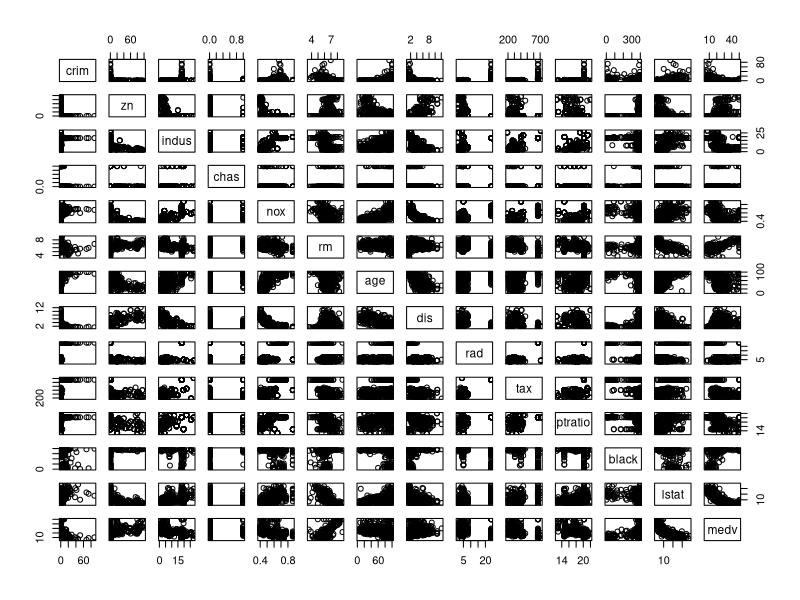
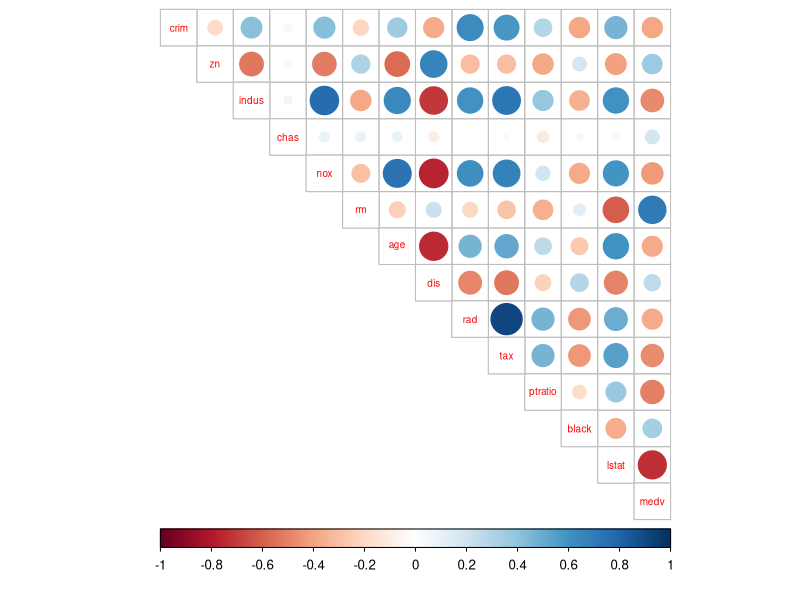
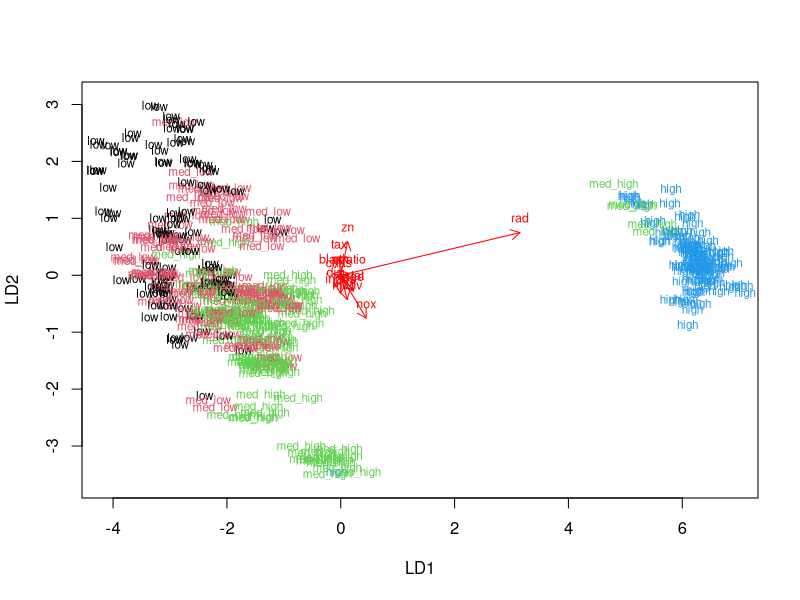
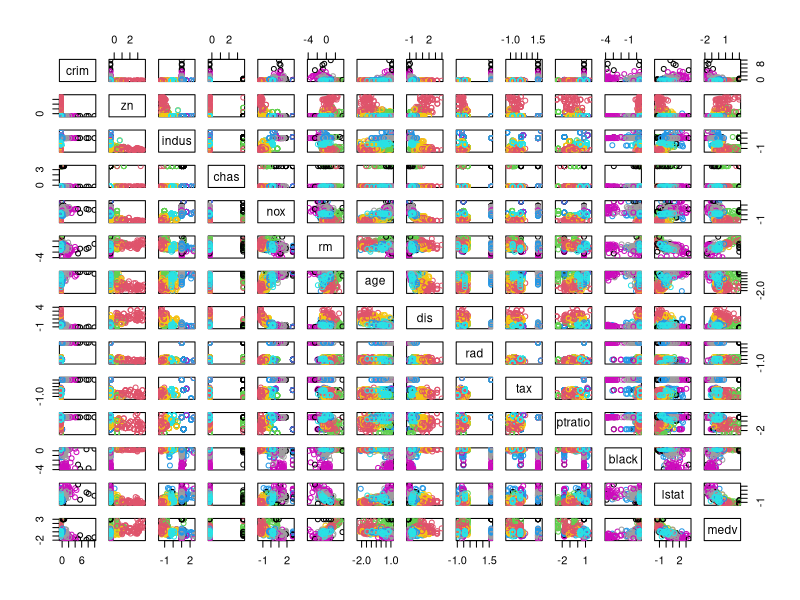
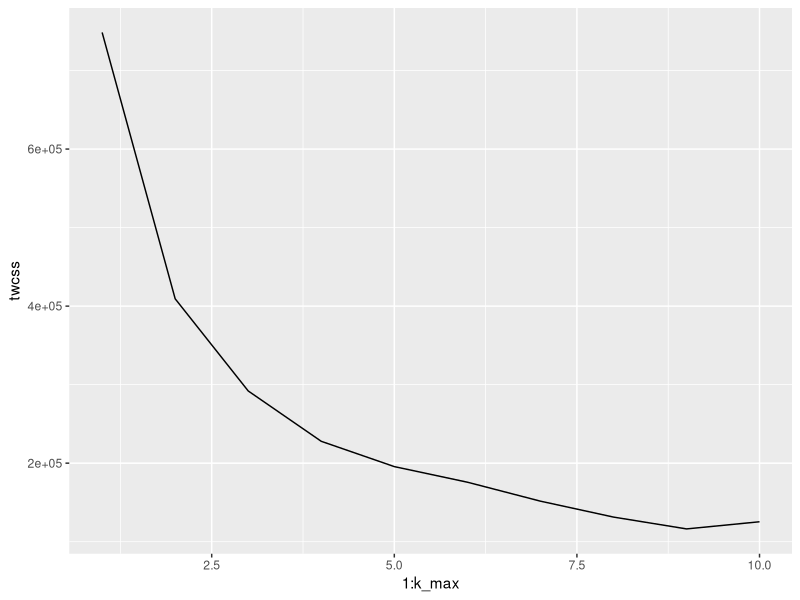
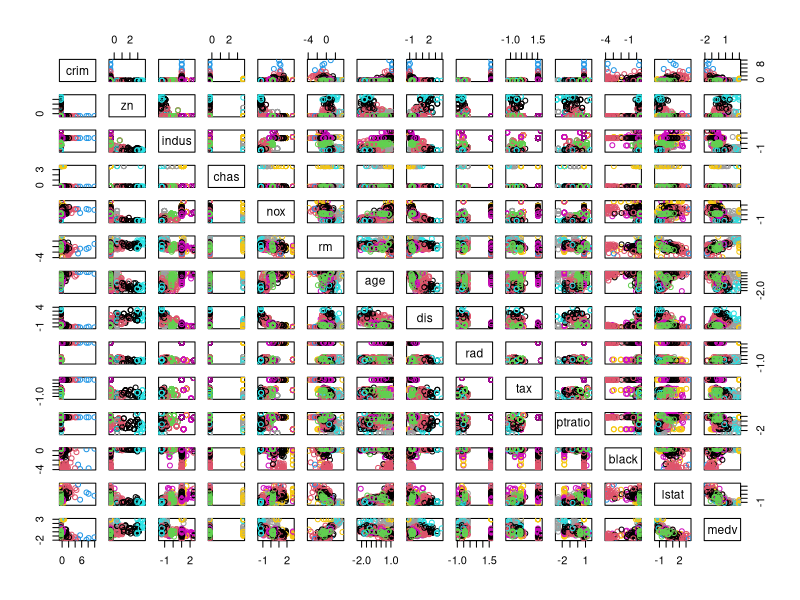

Generate these figures, in order, with R:
## ---- chunk 1
library(MASS)
data("Boston")
## ---- chunk 2
str(Boston)
dim(Boston)
## ---- chunk 3
pairs(Boston)
## ---- chunk 4
summary(Boston)
## ---- chunk 5
library(tidyverse)
cor_matrix<-cor(Boston) %>% round(digits = 2)
cor_matrix
## ---- chunk 6
library(corrplot)
corrplot(cor_matrix, method="circle", type = "upper", cl.pos = "b", tl.pos = "d", tl.cex = 0.6)
## ---- chunk 7
boston_scaled <- scale(Boston)
summary(boston_scaled)
boston_scaled <- as.data.frame(boston_scaled)
## ---- chunk 8
bins <- quantile(c(boston_scaled$crim))
crime <- cut(boston_scaled$crim, breaks = bins, include.lowest = TRUE, label = c("low", "med_low", "med_high", "high"))
table(crime)
## ---- chunk 9
library(dplyr)
boston_scaled <- dplyr::select(boston_scaled, -crim)
boston_scaled <- data.frame(boston_scaled, crime)
str(boston_scaled)
## ---- chunk 10
n <- nrow(boston_scaled)
ind <- sample(n,  size = n * 0.8)
train <- boston_scaled[ind,]
test <- boston_scaled[-ind,]
## ---- chunk 11
str(train); dim(train)
str(test); dim(test)
## ---- chunk 12
lda.fit <- lda(crime ~ ., data = train)
lda.fit
## ---- chunk 13
lda.arrows <- function(x, myscale = 1, arrow_heads = 0.1, color = "red", tex = 0.75, choices = c(1,2)){
  heads <- coef(x)
  arrows(x0 = 0, y0 = 0, 
         x1 = myscale * heads[,choices[1]], 
         y1 = myscale * heads[,choices[2]], col=color, length = arrow_heads)
  text(myscale * heads[,choices], labels = row.names(heads), 
       cex = tex, col=color, pos=3)
}
classes <- as.numeric(train$crime)
plot(lda.fit, dimen = 2, col = classes, pch = classes)
lda.arrows(lda.fit, myscale = 1)
## ---- chunk 14
correct_classes <- test$crime
## ---- chunk 15
test <- dplyr::select(test, -crime)
str(test)
## ---- chunk 16
lda.pred <- predict(lda.fit, newdata = test)
table(correct = correct_classes, predicted = lda.pred$class)
## ---- chunk 17
data("Boston")
boston_scaled <- scale(Boston)
## ---- chunk 18
dist_eu <- dist(boston_scaled)
km <-kmeans(dist_eu, centers = 10)
pairs(boston_scaled, col = km$cluster)
## ---- chunk 19
k_max <- 10
twcss <- sapply(1:k_max, function(k){kmeans(dist_eu, k)$tot.withinss})
qplot(x = 1:k_max, y = twcss, geom = 'line')
## ---- chunk 20
km <-kmeans(dist_eu, centers = 10)
pairs(boston_scaled, col = km$cluster)
